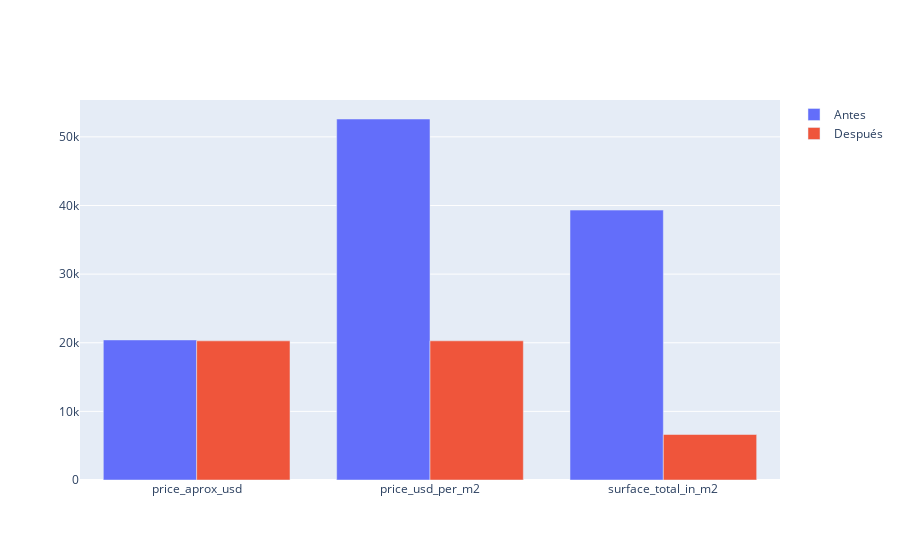

This figure's notebook cell:
### Code cell
arrayVariables=["price_aprox_usd", "price_usd_per_m2", "surface_total_in_m2"]

fig = go.Figure(data=[
    go.Bar(name='Antes', x=arrayVariables, y=[priceAproxUSDNulosInicio, priceUSDPerM2NulosInicio, surfaceTotalInM2NulosInicio]),
    go.Bar(name='Después', x=arrayVariables, y=[priceAproxUSDNulosFin, priceUSDPerM2NulosFin, surfaceTotalInM2NulosFin])
])
# Change the bar mode
fig.update_layout(barmode='group')
fig.show()

### Figure 1 — Plotly figure (JSON) as saved in the notebook; plotly's stock layout.template omitted (floating-point values rounded to 4 significant figures)
{"data": [{"name": "Antes", "type": "bar", "x": ["price_aprox_usd", "price_usd_per_m2", "surface_total_in_m2"], "y": [20410, 52603, 39328]}, {"name": "Después", "type": "bar", "x": ["price_aprox_usd", "price_usd_per_m2", "surface_total_in_m2"], "y": [20273, 20277, 6630]}], "layout": {"autosize": true, "barmode": "group", "xaxis": {"autorange": true, "range": [-0.5, 2.5], "type": "category"}, "yaxis": {"autorange": true, "range": [0, 55370.0], "type": "linear"}}}
